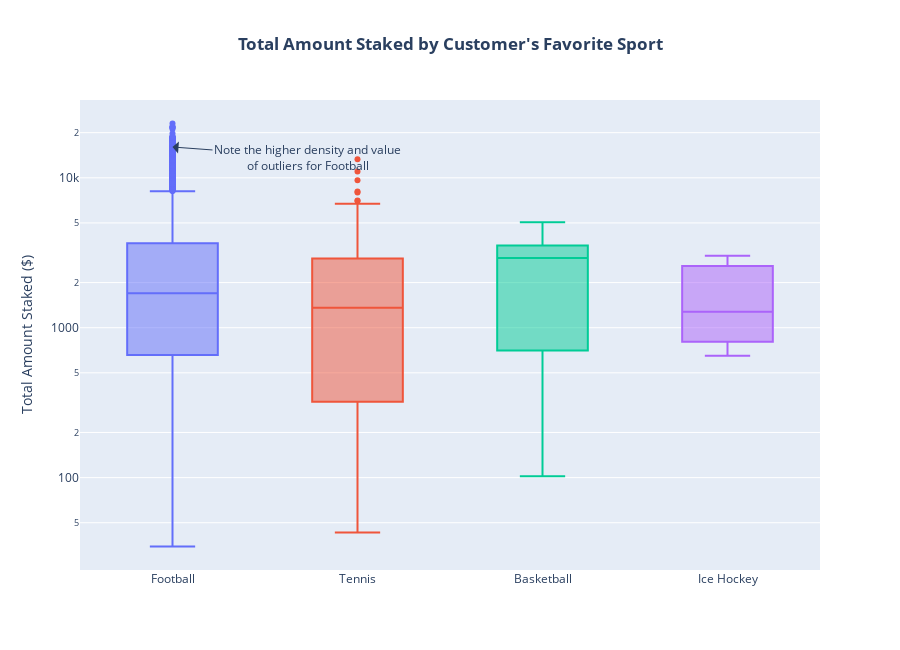

The notebook cell saved with this chart:
### Markdown cell above
**Insight 3: Football Bettors Stake More Money**

This analysis investigates whether a customer's favorite sport influences their betting volume. We'll compare the `total_staked` across the most popular sports in the dataset using an interactive box plot, which is excellent for comparing distributions.

### Code cell
# Box Plot for Sport Preferences vs. Total Staked

# Isolate the Top 4 Sports for Clarity
top_sports = df_customer['top_sport'].value_counts().nlargest(4).index
df_top_sports = df_customer[df_customer['top_sport'].isin(top_sports)]

# Create the Definitive Box Plot
fig = px.box(
    df_top_sports,
    x='top_sport',
    y='total_staked',
    log_y=True,
    category_orders={'top_sport': top_sports},
    points='outliers',
    title='<b>Total Amount Staked by Customer\'s Favorite Sport</b>',
    labels={
        'top_sport': 'Customer\'s Favorite Sport',
        'total_staked': 'Total Amount Staked ($)'
    },
    color='top_sport'
)

# Add an Annotation to Guide the Viewer
fig.add_annotation(
    x='Football', 
    yref='paper', 
    y=0.9,       
    text="Note the higher density and value<br>of outliers for Football",
    showarrow=True,
    arrowhead=1,
    arrowsize=2,
    ax=135,        
    ay=10       
)


# Final Layout Update
fig.update_layout(
    height=650,
    title_x=0.5,
    showlegend=False,
    xaxis_title=None
)

fig.show()

### Figure 1 — Plotly figure (JSON) as saved in the notebook; plotly's stock layout.template omitted (floating-point values rounded to 4 significant figures; data arrays with more than 128 entries replaced by an {"elided": "..."} marker saying what was removed)
{"data": [{"alignmentgroup": "True", "boxpoints": "outliers", "hovertemplate": "Customer's Favorite Sport=%{x}<br>Total Amount Staked ($)=%{y}<extra></extra>", "legendgroup": "Football", "marker": {"color": "#636efa"}, "name": "Football", "notched": false, "offsetgroup": "Football", "orientation": "v", "showlegend": true, "type": "box", "x": {"elided": "4832 str values"}, "x0": " ", "xaxis": "x", "y": {"elided": "4832 float values"}, "y0": " ", "yaxis": "y"}, {"alignmentgroup": "True", "boxpoints": "outliers", "hovertemplate": "Customer's Favorite Sport=%{x}<br>Total Amount Staked ($)=%{y}<extra></extra>", "legendgroup": "Tennis", "marker": {"color": "#EF553B"}, "name": "Tennis", "notched": false, "offsetgroup": "Tennis", "orientation": "v", "showlegend": true, "type": "box", "x": {"elided": "150 str values"}, "x0": " ", "xaxis": "x", "y": {"elided": "150 float values"}, "y0": " ", "yaxis": "y"}, {"alignmentgroup": "True", "boxpoints": "outliers", "hovertemplate": "Customer's Favorite Sport=%{x}<br>Total Amount Staked ($)=%{y}<extra></extra>", "legendgroup": "Basketball", "marker": {"color": "#00cc96"}, "name": "Basketball", "notched": false, "offsetgroup": "Basketball", "orientation": "v", "showlegend": true, "type": "box", "x": ["Basketball", "Basketball", "Basketball", "Basketball", "Basketball", "Basketball", "Basketball", "Basketball", "Basketball", "Basketball", "Basketball", "Basketball", "Basketball"], "x0": " ", "xaxis": "x", "y": [1641.0, 102.0, 5060.0, 4764.0, 2920.0, 129.3, 3476.0, 3304.0, 3021.0, 755.4, 555.2, 1158.0, 3718.0], "y0": " ", "yaxis": "y"}, {"alignmentgroup": "True", "boxpoints": "outliers", "hovertemplate": "Customer's Favorite Sport=%{x}<br>Total Amount Staked ($)=%{y}<extra></extra>", "legendgroup": "Ice Hockey", "marker": {"color": "#ab63fa"}, "name": "Ice Hockey", "notched": false, "offsetgroup": "Ice Hockey", "orientation": "v", "showlegend": true, "type": "box", "x": ["Ice Hockey", "Ice Hockey", "Ice Hockey"], "x0": " ", "xaxis": "x", "y": [650.5, 3018.0, 1276.0], "y0": " ", "yaxis": "y"}], "layout": {"annotations": [{"arrowhead": 1, "arrowsize": 2, "ax": 135, "ay": 10, "showarrow": true, "text": "Note the higher density and value<br>of outliers for Football", "x": "Football", "y": 0.9, "yref": "paper"}], "boxmode": "overlay", "height": 650, "legend": {"title": {"text": "Customer's Favorite Sport"}, "tracegroupgap": 0}, "showlegend": false, "title": {"text": "<b>Total Amount Staked by Customer's Favorite Sport</b>", "x": 0.5}, "xaxis": {"anchor": "y", "categoryarray": ["Football", "Tennis", "Basketball", "Ice Hockey"], "categoryorder": "array", "domain": [0, 1], "title": {}}, "yaxis": {"anchor": "x", "domain": [0, 1], "title": {"text": "Total Amount Staked ($)"}, "type": "log"}}}
